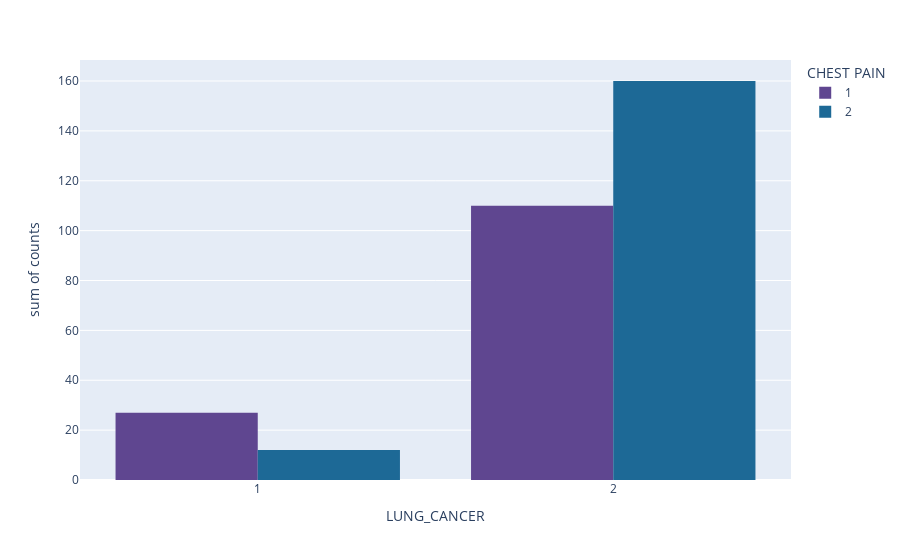

The notebook cell saved with this chart:
### Code cell
px.histogram(data_frame=dcp, x="LUNG_CANCER", y="counts", color="CHEST PAIN", barmode='group',
             color_discrete_sequence=px.colors.qualitative.Prism)

### Figure 1 — Plotly figure (JSON) as saved in the notebook; plotly's stock layout.template omitted (floating-point values rounded to 4 significant figures)
{"data": [{"alignmentgroup": "True", "bingroup": "x", "histfunc": "sum", "hovertemplate": "CHEST PAIN=1<br>LUNG_CANCER=%{x}<br>sum of counts=%{y}<extra></extra>", "legendgroup": "1", "marker": {"color": "rgb(95, 70, 144)", "pattern": {"shape": ""}}, "name": "1", "offsetgroup": "1", "orientation": "v", "showlegend": true, "type": "histogram", "x": [1, 2], "xaxis": "x", "y": [27, 110], "yaxis": "y"}, {"alignmentgroup": "True", "bingroup": "x", "histfunc": "sum", "hovertemplate": "CHEST PAIN=2<br>LUNG_CANCER=%{x}<br>sum of counts=%{y}<extra></extra>", "legendgroup": "2", "marker": {"color": "rgb(29, 105, 150)", "pattern": {"shape": ""}}, "name": "2", "offsetgroup": "2", "orientation": "v", "showlegend": true, "type": "histogram", "x": [1, 2], "xaxis": "x", "y": [12, 160], "yaxis": "y"}], "layout": {"barmode": "group", "legend": {"title": {"text": "CHEST PAIN"}, "tracegroupgap": 0}, "margin": {"t": 60}, "xaxis": {"anchor": "y", "domain": [0, 1], "title": {"text": "LUNG_CANCER"}}, "yaxis": {"anchor": "x", "domain": [0, 1], "title": {"text": "sum of counts"}}}}
